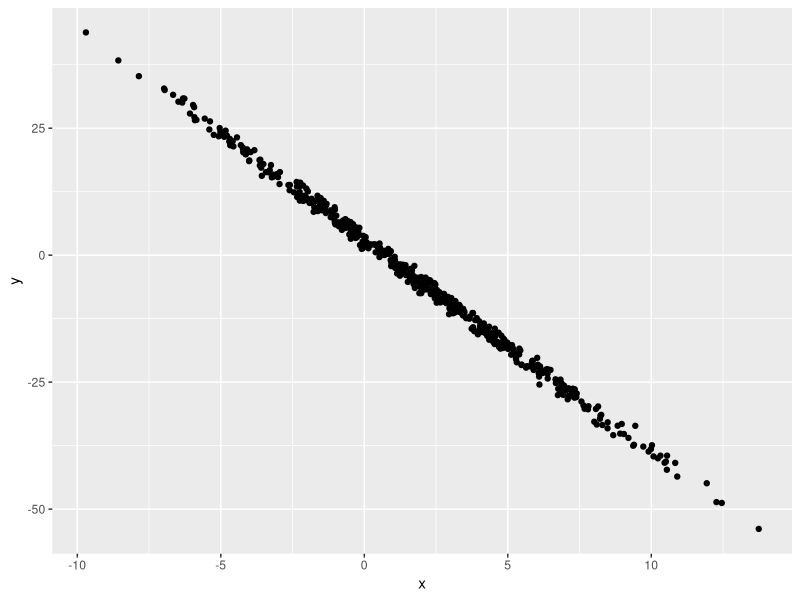

R code for this plot:
## ---- chunk 1
# this is a comment
samp = rnorm(100)
length(samp)
## ---- chunk 2
library(tidyverse)

plot_df = tibble(
  x = rnorm(500, mean = 2, sd = 4),
  y = 3 - 4.2 * x + rnorm(500)
)

ggplot(plot_df, aes(x = x, y = y)) + geom_point()
